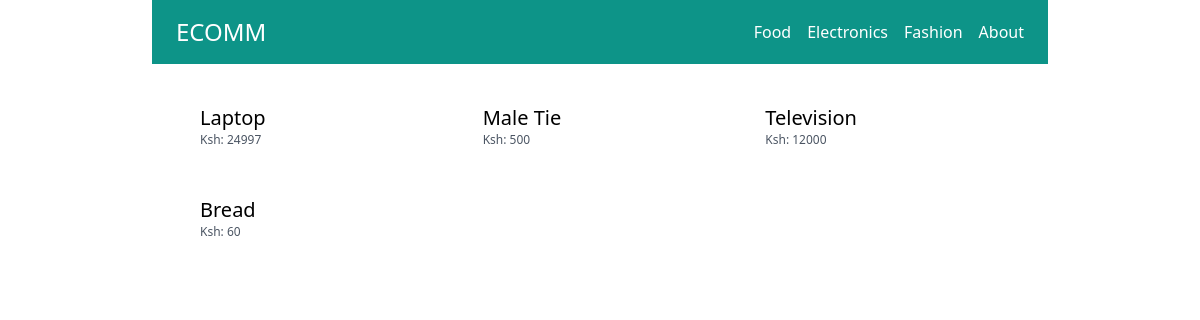
The page / on the database its author committed.
### store/models.py (models this page shows, shortened)
class Category(models.Model):
    title = models.CharField(max_length=50)
    slug = models.SlugField(max_length=50)
    class Meta:
        verbose_name_plural = 'Categories'

class Product(models.Model):
    category = models.ForeignKey(Category, related_name='products', on_delete=models.CASCADE)
    user = models.ForeignKey(User, related_name='products', on_delete=models.CASCADE)
    title = models.CharField(max_length=50)
    slug = models.SlugField(max_length=50)
    description = models.TextField(max_length=300, blank=True, null=True)
    price = models.IntegerField()
    image = models.ImageField(upload_to='uploads/product_images/', blank=True, null=True)
    created_at = models.DateTimeField(auto_now_add=True)
    updated_at = models.DateTimeField(auto_now=True)
    class Meta:
        ordering = ('-created_at', )

### core/views.py (the view)
# urls.py: path('', frontPage, name='frontpage'),
def frontPage(request):
    products = Product.objects.all()[0:6]
    return render(request, 'core/frontpage.html', {'products': products})

### store/templatetags/menu.py (called while the page is built)
@register.inclusion_tag('core/menu.html')
def menu():
    categories  = Category.objects.all()
    return {'categories': categories}

### core/templates/core/frontpage.html (shortened to what this page needs)
{% extends 'core/base.html' %}
{% block content %}
    <div class="flex flex-wrap ">
        {% for product in products %}
            <div class="product w-1/3 p-2">
                <div class="p-4 bg-gray-150">
                    <a href="{% url 'product_detail' product.category.slug product.slug %}">
                        <h2 class="text-xl">{{product.title}}</h2>
                        <p class="text-xs text-gray-600">Ksh: {{product.price}}</p>
                    </a>
                </div>
            </div>
        {% endfor %}
    </div>
{% endblock %}

### core/templates/core/menu.html
{% for category in categories %}
    <a href="{% url 'category_detail' category.slug %}" class="text-white">{{category.title}}</a>
{% endfor %}
<a href="{% url 'aboutpage' %}" class="text-white">About</a>

### rows shown on the page
Category: title "Food"
Category: title "Electronics"
Category: title "Fashion"
Product: title "Laptop", price "24997"
Product: title "Male Tie", price "500"
Product: title "Television", price "12000"
Product: title "Bread", price "60"
